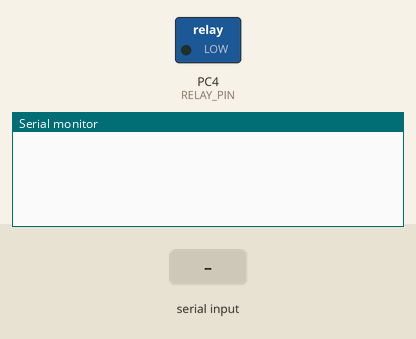
A program run on a simulated ATmega328P, built with avr-gcc and emulated at 8 MHz (the files do not name the chip). Shown: switched loads named in the program (green lamp = pin HIGH), the last lines printed to the serial monitor. Inputs (shaded band) come from the test bench. Sleep ends after the set time or at an interrupt.

Above: at 1.2 s.
1.3 s: "S\n" received over Serial
At 2.5 s:
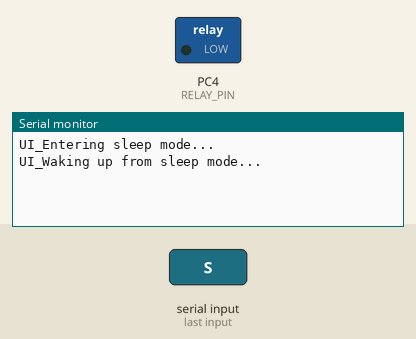
2.8 s: "N\n" received over Serial
At 3.9 s:
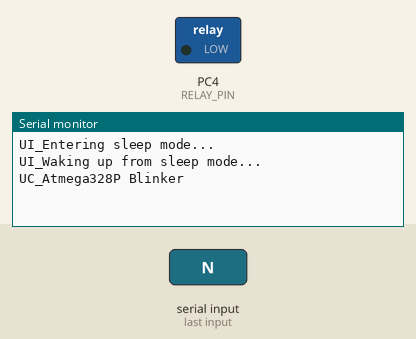
4.3 s: "A\n" received over Serial
At 5.0 s:
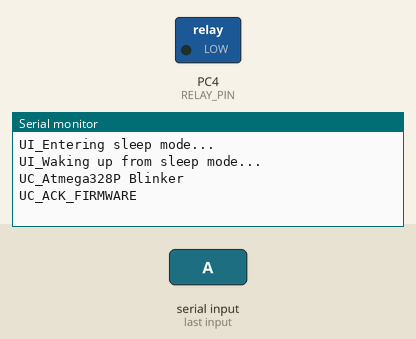

Measured:
- after the input at 1.3 s, the serial monitor: prints a new line at once (image 1)
- after the input at 2.8 s, the serial monitor: prints a new line at once (image 2)
- after the input at 4.3 s, the serial monitor: prints a new line at once (image 3)

The program:

main.c
```c
/*
 * BlankFirmware.c
 *
 * Created: 23.08.2019 11:41:35
 * Author : Dmitry
 */

#define F_CPU 8000000UL

#include <avr/io.h>
#include <stdio.h>
#include <util/delay.h>
#include <avr/wdt.h>
#include <avr/sleep.h>
#include <avr/interrupt.h>

#include "UartLink.h"


#define LED_PORT		PORTC
#define LED_PIN			PC5
#define LED_DDR			DDRC

#define RELAY_PORT		PORTC
#define RELAY_PIN		PC4
#define RELAY_DDR		DDRC

//void do_blink (void) __attribute__ ((section ("at2000.text")));

void do_blink()
{
	LED_PORT |= (1 << LED_PIN);
	_delay_ms(100);
	LED_PORT &= ~(1 << LED_PIN);
	_delay_ms(100);
}

void turn_power(int on)
{
	RELAY_DDR |= (1 << RELAY_PIN);

	if(on)
	{
		RELAY_PORT |= (1 << RELAY_PIN);
	}
	else
	{
		RELAY_PORT &= ~(1 << RELAY_PIN);
	}

}

void reset_handler()
{
	do
	{
		wdt_enable(WDTO_500MS);
		for(;;)
		{
		}
	} while(0);
}

void enter_powerdown_mode()
{
	set_sleep_mode(SLEEP_MODE_PWR_DOWN);
	cli();
	sleep_enable();
	sei();
	sleep_cpu();
	sleep_disable();
	sei();
}

void enter_idle_mode()
{
	set_sleep_mode(SLEEP_MODE_IDLE);
	cli();
	sleep_enable();
	sei();
	sleep_cpu();
	sleep_disable();
	sei();
}

void enable_power_reduction()
{
	ADCSRA &= ~(ADEN);	// Turning off ADC

	PRR =
	(1 << PRTWI)	|	// Disabling IIC
	(1 << PRTIM2)	|	// Disabling Timer2
	(1 << PRTIM0)	|	// Disabling Timer0
	(1 << PRTIM1)	|	// Disabling Timer1
	(1 << PRSPI)	|	// Disabling SPI
	(1 << PRADC);		// Disabling ADC
}

void received_handler(char ch)
{
	if(ch == 'S')
	{
		ULink_send_info("Entering sleep mode...\n");
		enter_idle_mode();
		ULink_send_info("Waking up from sleep mode...\n");
	}
}


int main(void)
{
	MCUSR = 0;
	wdt_disable();

	enable_power_reduction();

	ULink_set_received_handler(received_handler);
	ULink_set_reset_request_handler(reset_handler);
	ULink_init();

	uint8_t tickCounter = 0;

	while (1)
	{
		tickCounter++;
		//LED_PORT |= (1 << LED_PIN);

		asm("SBI 8, 5");

		_delay_ms(500);
		LED_PORT &= ~(1 << LED_PIN);
		turn_power(0);
		_delay_ms(500);

		do_blink();
	}
}
```

UartLink.c
```c
/*
 * UARTLink.c
 *
 * Created: 09.10.2019 15:13:44
 * Author : Dmitry
 */

#include "UartLink.h"

#ifndef F_CPU
#define F_CPU 8000000UL
#endif


#define BAUD 9600

#include <avr/wdt.h>
#include <avr/io.h>
#include <stdio.h>
#include <util/delay.h>
#include <avr/interrupt.h>

request_t reset_request_handler = NULL;
request_t prog_request_handler = NULL;
received_callback_t ulink_received_handler = NULL;

void ULink_set_reset_request_handler(request_t handler)
{
	reset_request_handler = handler;
}

void ULink_set_received_handler(received_callback_t handler)
{
	ulink_received_handler = handler;
}

void ULink_set_prog_request_handler(request_t handler)
{
	prog_request_handler = handler;
}

void ULink_init()
{
	unsigned int ubrr = F_CPU / 16 / BAUD - 1;

	/*Set baud rate */
	UBRR0H = (unsigned char)(ubrr>>8);
	UBRR0L = (unsigned char)ubrr;

	/* Enable receiver and transmitter */
	UCSR0B = (1<<RXEN0)|(1<<TXEN0);

	/* Set frame format: 8data, 2stop bit */
	UCSR0C = (1<<USBS0)|(3<<UCSZ00);

	// Enabling interrupt
	sei();

	UCSR0B |= (1 << RXCIE0);
}

void ULink_send_char(char singleChar)
{
	while(!(UCSR0A & (1 << UDRE0)))
	{
	}
	UDR0 = singleChar;
}

void ULink_send(char* str)
{
	for(int i = 0; str[i] != '\0'; i++)
	{
		ULink_send_char(str[i]);
	}
}

void ULink_send_command(char* message)
{
	ULink_send("UC_");
	ULink_send(message);
}

void ULink_send_info(char* message)
{
	ULink_send("UI_");
	ULink_send(message);
}

void resolveUartCommand(char ch)
{
	if(ch == 'N')
	{
		ULink_send_command(DEV_NAME"\n");
	}
	else if(ch == 'A')
	{
		ULink_send_command(ACK"\n");
	}

	else if(ch == 'V')
	{
		ULink_send_command(FIRM_VERS"\n");
	}
	else if (ch == 'R')
	{
		if(reset_request_handler != NULL)
		{
			reset_request_handler();
		}
	}
	else if(ch == 'P')
	{
		if(prog_request_handler != NULL)
		{
			prog_request_handler();
		}
	}
	else
	{
		if(ulink_received_handler != NULL)
		{
			ulink_received_handler(ch);
		}
	}
}

char ULink_receive()
{
	while ( !(UCSR0A & (1<<RXC0)) );

	return UDR0;
}

void ULink_received_handler()
{
	char data = UDR0;

	resolveUartCommand(data);
}

ISR(USART_RX_vect)
{
	//ULink_send_info("RX interrupt!\n");
	ULink_received_handler();
}
```

UartLink.h
```c
#pragma once

#include <stdlib.h>

#include "DeviceConfig.h"

typedef void (*received_callback_t) (char ch);
typedef void (*request_t) ();

void ULink_init();

void ULink_send_command(char* message);

void ULink_send_info(char* message);

void ULink_set_reset_request_handler(request_t handler);

void ULink_set_prog_request_handler(request_t handler);

void ULink_set_received_handler(received_callback_t handler);

char ULink_receive();
```

DeviceConfig.h
```c
/*
 * DeviceConfig.h
 *
 * Created: 09.10.2019 15:57:11
 *  Author: Dmitry
 */


#ifndef DEVICECONFIG_H_
#define DEVICECONFIG_H_


#define DEV_NAME	"Atmega328P Blinker"
#define FIRM_VERS	"1.1.0"

#define ACK			"ACK_FIRMWARE"


#endif /* DEVICECONFIG_H_ */
```
